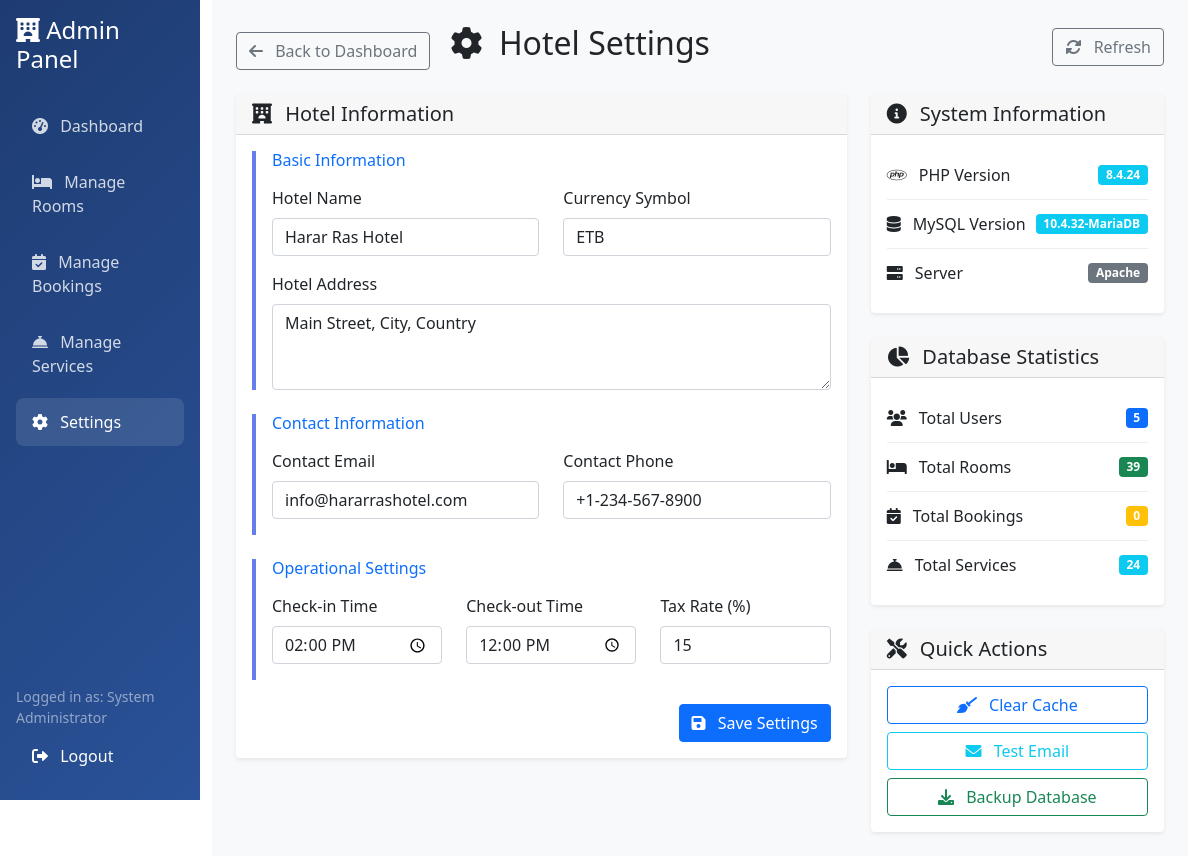
The app's page /dashboard/settings.php (signed in) with its own data.
### tables this page shows
CREATE TABLE IF NOT EXISTS hotel_settings (
    id INT PRIMARY KEY AUTO_INCREMENT,
    setting_key VARCHAR(100) UNIQUE NOT NULL,
    setting_value TEXT NOT NULL,
    setting_type ENUM('text', 'email', 'phone', 'number', 'textarea') DEFAULT 'text',
    description TEXT,
    updated_at TIMESTAMP DEFAULT CURRENT_TIMESTAMP ON UPDATE CURRENT_TIMESTAMP,
    updated_by INT,
    FOREIGN KEY (updated_by) REFERENCES users(id) ON DELETE SET NULL
);

### dashboard/settings.php (the view, shortened to what this page needs)
<?php
require_once '../includes/config.php';
$user_role = $_SESSION['user_role'] ?? $_SESSION['role'] ?? '';
$is_super_admin = ($user_role === 'super_admin');
$dashboard_link = 'admin.php';
$dashboard_title = 'Admin Panel';
$settings_query = "SELECT * FROM hotel_settings ORDER BY setting_key";
$settings_result = $conn->query($settings_query);
$settings = [];
if ($settings_result) {
    while ($row = $settings_result->fetch_assoc()) {
        $settings[$row['setting_key']] = $row;
    }
}
$system_info = [
    'php_version' => phpversion(),
    'mysql_version' => $conn->server_info,
    'server_software' => $_SERVER['SERVER_SOFTWARE'] ?? 'Unknown',
    'document_root' => $_SERVER['DOCUMENT_ROOT'] ?? 'Unknown',
    'total_users' => 0,
    'total_rooms' => 0,
    'total_bookings' => 0,
    'total_services' => 0
];
$counts_queries = [
    'total_users' => "SELECT COUNT(*) as count FROM users",
    'total_rooms' => "SELECT COUNT(*) as count FROM rooms",
    'total_bookings' => "SELECT COUNT(*) as count FROM bookings",
    'total_services' => "SELECT COUNT(*) as count FROM services"
];
foreach ($counts_queries as $key => $query) {
    $result = $conn->query($query);
    if ($result) {
        $row = $result->fetch_assoc();
        $system_info[$key] = $row['count'];
    }
}
?>
<!DOCTYPE html>
<html lang="en">
<head>
    <link href="https://cdn.jsdelivr.net/npm/bootstrap@5.1.3/dist/css/bootstrap.min.css" rel="stylesheet">
    <link href="https://cdnjs.cloudflare.com/ajax/libs/font-awesome/6.0.0/css/all.min.css" rel="stylesheet">
</head>
<body>
    <div class="container-fluid">
        <div class="row">
            <div class="col-md-3 col-lg-2 px-0">
                <div class="sidebar d-flex flex-column p-3">
                    <h4 class="text-white mb-4">
                        <i class="fas fa-<?php echo $is_super_admin ? 'crown' : 'hotel'; ?>"></i> <?php echo $dashboard_title; ?>
                    </h4>
                    <nav class="nav flex-column">
                        <a href="<?php echo $dashboard_link; ?>" class="nav-link">
                            <i class="fas fa-tachometer-alt me-2"></i> Dashboard
                        </a>
                        <?php if ($is_super_admin): ?>
                            <a href="super-admin-users.php" class="nav-link">
                                <i class="fas fa-users me-2"></i> User Management
                            </a>
                        <?php else: ?>
                            <a href="manage-rooms.php" class="nav-link">
                                <i class="fas fa-bed me-2"></i> Manage Rooms
                            </a>
                            <a href="manage-bookings.php" class="nav-link">
                                <i class="fas fa-calendar-check me-2"></i> Manage Bookings
                            </a>
                            <a href="manage-services.php" class="nav-link">
                                <i class="fas fa-concierge-bell me-2"></i> Manage Services
                            </a>
                        <?php endif; ?>
                        <a href="settings.php" class="nav-link active">
                            <i class="fas fa-cog me-2"></i> <?php echo $is_super_admin ? 'System Settings' : 'Settings'; ?>
                        </a>
                    </nav>
                    <div class="mt-auto">
                        <div class="text-white-50 small">
                            Logged in as: <?php echo $_SESSION['user_name'] ?? 'Admin'; ?>
                        </div>
                        <a href="../logout.php" class="nav-link text-white">
                            <i class="fas fa-sign-out-alt me-2"></i> Logout
                        </a>
                    </div>
                </div>
            </div>
            <div class="col-md-9 col-lg-10">
                <div class="main-content p-4">
                    <div class="d-flex justify-content-between align-items-center mb-4">
                        <div>
                            <a href="<?php echo $dashboard_link; ?>" class="btn btn-outline-secondary me-3">
                                <i class="fas fa-arrow-left me-2"></i> Back to Dashboard
                            </a>
                            <h2 class="d-inline"><i class="fas fa-cog me-2"></i> <?php echo $is_super_admin ? 'System Settings' : 'Hotel Settings'; ?></h2>
                        </div>
                        <div class="d-flex gap-2">
                            <button class="btn btn-outline-secondary" onclick="location.reload()">
                                <i class="fas fa-sync-alt me-2"></i> Refresh
                            </button>
                        </div>
                    </div>
                    <div class="row">
                        <div class="col-md-8">
                            <div class="card mb-4">
                                <div class="card-header">
                                    <h5 class="mb-0"><i class="fas fa-hotel me-2"></i> Hotel Information</h5>
                                </div>
                                <div class="card-body">
                                    <form method="POST">
                                        <div class="settings-section mb-4">
                                            <h6 class="text-primary mb-3">Basic Information</h6>
                                            <div class="row">
                                                <div class="col-md-6 mb-3">
                                                    <label class="form-label">Hotel Name</label>
                                                    <input type="text" name="setting_hotel_name" class="form-control"
                                                           value="<?php echo htmlspecialchars($settings['hotel_name']['setting_value'] ?? 'Harar Ras Hotel'); ?>" required>
                                                </div>
                                                <div class="col-md-6 mb-3">
                                                    <label class="form-label">Currency Symbol</label>
                                                    <input type="text" name="setting_currency_symbol" class="form-control"
                                                           value="<?php echo htmlspecialchars($settings['currency_symbol']['setting_value'] ?? 'ETB'); ?>" required>
                                                </div>
                                            </div>
                                            <div class="mb-3">
                                                <label class="form-label">Hotel Address</label>
                                                <textarea name="setting_hotel_address" class="form-control" rows="3"><?php echo htmlspecialchars($settings['hotel_address']['setting_value'] ?? 'Jugol Street, Harar, Ethiopia'); ?></textarea>
                                            </div>
                                        </div>
                                        <div class="settings-section mb-4">
                                            <h6 class="text-primary mb-3">Contact Information</h6>
                                            <div class="row">
                                                <div class="col-md-6 mb-3">
                                                    <label class="form-label">Contact Email</label>
                                                    <input type="email" name="setting_contact_email" class="form-control"
                                                           value="<?php echo htmlspecialchars($settings['contact_email']['setting_value'] ?? 'info@hararrashotel.com'); ?>" required>
                                                </div>
                                                <div class="col-md-6 mb-3">
                                                    <label class="form-label">Contact Phone</label>
                                                    <input type="tel" name="setting_contact_phone" class="form-control"
                                                           value="<?php echo htmlspecialchars($settings['contact_phone']['setting_value'] ?? '+251-25-666-0000'); ?>" required>
                                                </div>
                                            </div>
                                        </div>
                                        <div class="settings-section mb-4">
                                            <h6 class="text-primary mb-3">Operational Settings</h6>
                                            <div class="row">
                                                <div class="col-md-4 mb-3">
                                                    <label class="form-label">Check-in Time</label>
                                                    <input type="time" name="setting_check_in_time" class="form-control"
                                                           value="<?php echo htmlspecialchars($settings['check_in_time']['setting_value'] ?? '14:00'); ?>">
                                                </div>
                                                <div class="col-md-4 mb-3">
                                                    <label class="form-label">Check-out Time</label>
                                                    <input type="time" name="setting_check_out_time" class="form-control"
                                                           value="<?php echo htmlspecialchars($settings['check_out_time']['setting_value'] ?? '12:00'); ?>">
                                                </div>
                                                <div class="col-md-4 mb-3">
                                                    <label class="form-label">Tax Rate (%)</label>
                                                    <input type="number" name="setting_tax_rate" class="form-control" step="0.01" min="0" max="100"
                                                           value="<?php echo htmlspecialchars($settings['tax_rate']['setting_value'] ?? '15'); ?>">
                                                </div>
                                            </div>
                                        </div>
                                        <div class="d-flex justify-content-end">
                                            <button type="submit" class="btn btn-primary">
                                                <i class="fas fa-save me-2"></i> Save Settings
                                            </button>
                                        </div>
                                    </form>
                                </div>
                            </div>
                        </div>
                        <div class="col-md-4">
                            <div class="card mb-4">
                                <div class="card-header">
                                    <h5 class="mb-0"><i class="fas fa-info-circle me-2"></i> System Information</h5>
                                </div>
                                <div class="card-body">
                                    <div class="system-info-item">
                                        <span><i class="fab fa-php me-2"></i> PHP Version</span>
                                        <span class="badge bg-info"><?php echo $system_info['php_version']; ?></span>
                                    </div>
                                    <div class="system-info-item">
                                        <span><i class="fas fa-database me-2"></i> MySQL Version</span>
                                        <span class="badge bg-info"><?php echo $system_info['mysql_version']; ?></span>
                                    </div>
                                    <div class="system-info-item">
                                        <span><i class="fas fa-server me-2"></i> Server</span>
                                        <span class="badge bg-secondary"><?php echo explode('/', $system_info['server_software'])[0]; ?></span>
                                    </div>
                                </div>
                            </div>
                            <div class="card mb-4">
                                <div class="card-header">
                                    <h5 class="mb-0"><i class="fas fa-chart-pie me-2"></i> Database Statistics</h5>
                                </div>
                                <div class="card-body">
                                    <div class="system-info-item">
                                        <span><i class="fas fa-users me-2"></i> Total Users</span>
                                        <span class="badge bg-primary"><?php echo number_format($system_info['total_users']); ?></span>
                                    </div>
                                    <div class="system-info-item">
                                        <span><i class="fas fa-bed me-2"></i> Total Rooms</span>
                                        <span class="badge bg-success"><?php echo number_format($system_info['total_rooms']); ?></span>
                                    </div>
                                    <div class="system-info-item">
                                        <span><i class="fas fa-calendar-check me-2"></i> Total Bookings</span>
                                        <span class="badge bg-warning"><?php echo number_format($system_info['total_bookings']); ?></span>
                                    </div>
                                    <div class="system-info-item">
                                        <span><i class="fas fa-concierge-bell me-2"></i> Total Services</span>
                                        <span class="badge bg-info"><?php echo number_format($system_info['total_services']); ?></span>
                                    </div>
                                </div>
                            </div>
                            <div class="card">
                                <div class="card-header">
                                    <h5 class="mb-0"><i class="fas fa-tools me-2"></i> Quick Actions</h5>
                                </div>
                                <div class="card-body">
                                    <div class="d-grid gap-2">
                                        <button class="btn btn-outline-primary" onclick="clearCache()">
                                            <i class="fas fa-broom me-2"></i> Clear Cache
                                        </button>
                                        <button class="btn btn-outline-info" onclick="testEmail()">
                                            <i class="fas fa-envelope me-2"></i> Test Email
                                        </button>
                                        <button class="btn btn-outline-success" onclick="backupDatabase()">
                                            <i class="fas fa-download me-2"></i> Backup Database
                                        </button>
                                        </div>
                                </div>
                            </div>
                        </div>
                    </div>
                </div>
            </div>
        </div>
    </div>
</body>
</html>

### records on screen
hotel_settings: setting_hotel_name "Harar Ras Hotel"
hotel_settings: setting_currency_symbol "ETB"
hotel_settings: setting_hotel_address "Main Street, City, Country"
hotel_settings: setting_contact_email "info@hararrashotel.com"
hotel_settings: setting_contact_phone "+1-234-567-8900"
hotel_settings: setting_check_in_time "14:00"
hotel_settings: setting_check_out_time "12:00"
hotel_settings: setting_tax_rate "15"

### other values on screen
$dashboard_title "Admin Panel"
$_SESSION['user_name'] "System Administrator"
$system_info['php_version'] "8.4.24"
$system_info['mysql_version'] "10.4.32-MariaDB"
explode('/', $system_info['server_software'])[0] "Apache"
$system_info['total_users'] "5"
$system_info['total_rooms'] "39"
$system_info['total_bookings'] "0"
$system_info['total_services'] "24"
